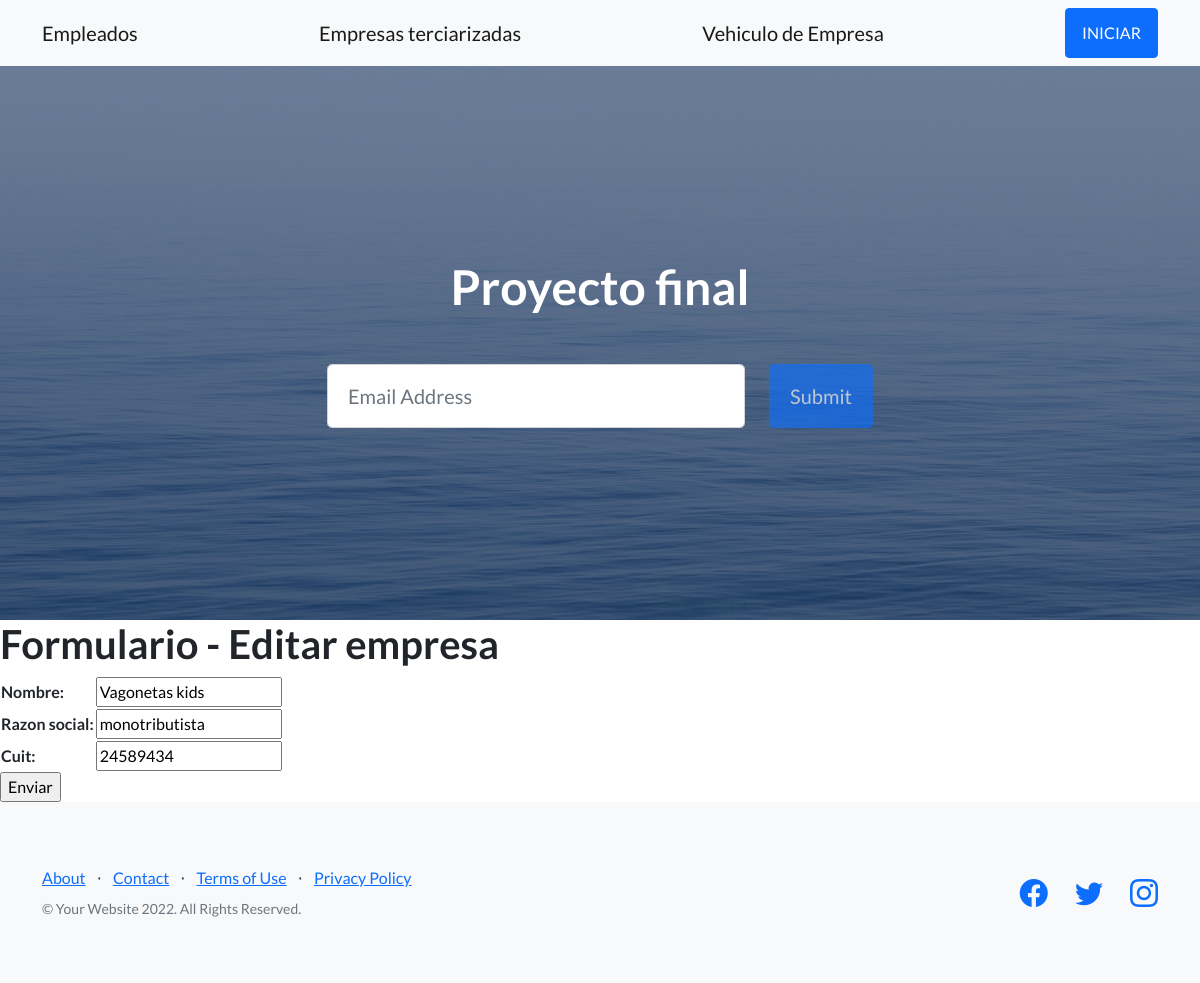
The app's page /carga_empleados/editarEmpresa/Vagonetas kids with its own data.
### carga_empleados/models.py (models this page shows, shortened)
class empresa_terciarizada(models.Model):
    nombre = models.CharField(max_length=50)
    razon_social = models.CharField(max_length=50)
    cuit = models.CharField(max_length=50)

### carga_empleados/views.py (the view)
# urls.py: path('editarEmpresa/<nombre_empresa>',views.editarEmpresa,name='editarEmpresa'),
def editarEmpresa(request,nombre_empresa):
    empresa = empresa_terciarizada.objects.get(nombre=nombre_empresa)
    if request.method == 'POST':
        miFormulario = EmpresaFormularios(request.POST)
        print(miFormulario)
        if miFormulario.is_valid:
            informacion = miFormulario.cleaned_data
            empresa.nombre = informacion['nombre']
            empresa.razon_social = informacion['razon_social']
            empresa.cuit = informacion['cuit']
            empresa.save()
            return render(request,'carga_empleados/inicio.html')
    else:
        miFormulario = EmpresaFormularios(initial={'nombre':empresa.nombre,'razon_social':empresa.razon_social,'cuit':empresa.cuit})
    return render(request,'carga_empleados/editarEmpresa.html',{'miFormulario':miFormulario,'nombre_empresa':nombre_empresa})

### carga_empleados/forms.py
class EmpresaFormularios(forms.Form):
    nombre = forms.CharField()
    razon_social = forms.CharField()
    cuit = forms.IntegerField()

### carga_empleados/templates/carga_empleados/editarEmpresa.html (shortened to what this page needs)
{% extends "carga_empleados/padre.html" %}
{% load static %}
{% block contenidoQueCambia %}
    <h1>Formulario - Editar empresa</h1>
    <form action="" method="POST">{% csrf_token %}
        <table>
            {{ miFormulario.as_table }}
        </table>
        <input type="submit", value="Enviar">
    </form>
{% endblock %}

### records on screen
empresa_terciarizada: nombre "Vagonetas kids", razon_social "monotributista", cuit "24589434"
